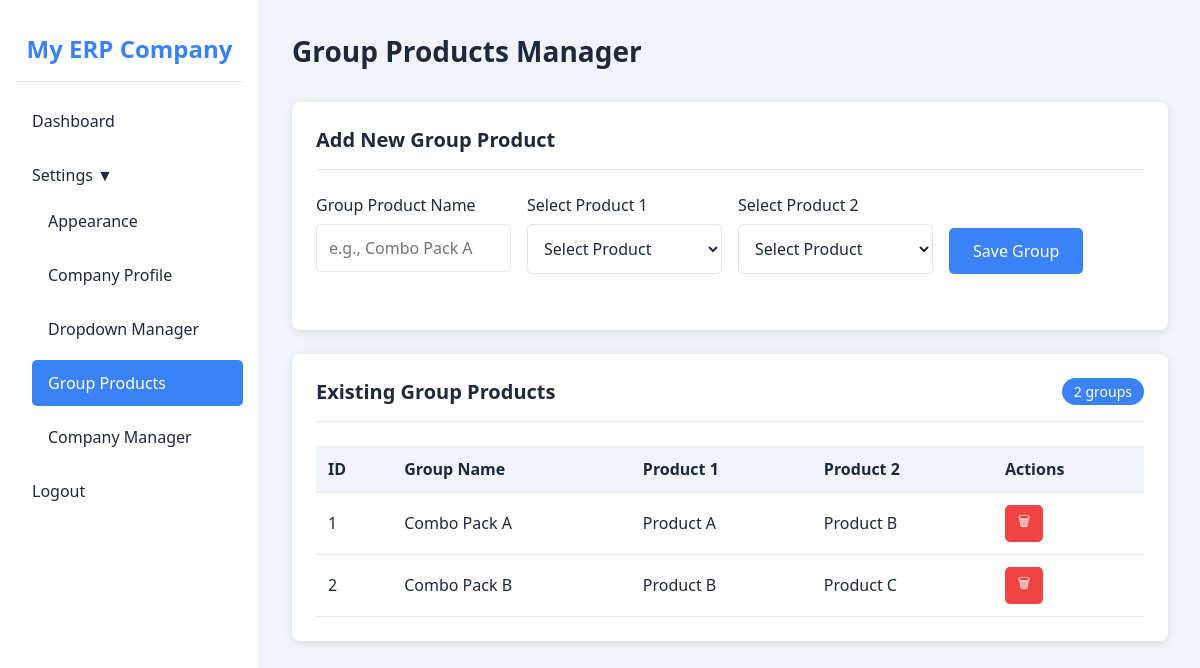
Page /modules/settings_groups.php (signed in) on the committed database.
### tables this page shows
CREATE TABLE company_profile (
    id INT AUTO_INCREMENT PRIMARY KEY,
    logo_path VARCHAR(255),
    company_name VARCHAR(255),
    address TEXT,
    mobile VARCHAR(50),
    email VARCHAR(100)
);

CREATE TABLE group_products (
    id INT AUTO_INCREMENT PRIMARY KEY,
    group_name VARCHAR(255) NOT NULL,
    product_1_id INT NOT NULL,
    product_2_id INT NOT NULL
);

CREATE TABLE dropdown_values (
    id INT AUTO_INCREMENT PRIMARY KEY,
    type ENUM('Product', 'MFG', 'Qty_UoM', 'Pkg_UoM', 'Sources', 'Company') NOT NULL,
    value VARCHAR(255) NOT NULL,
    created_at TIMESTAMP DEFAULT CURRENT_TIMESTAMP
);

### config/database.php (called while the page is built, shortened)
<?php
function getCompanyProfile($pdo) {
    $stmt = $pdo->query("SELECT * FROM company_profile LIMIT 1");
    return $stmt->fetch();
}
function getSettings($pdo) {
    $stmt = $pdo->query("SELECT setting_key, setting_value FROM settings");
    $settings = [];
    while ($row = $stmt->fetch()) {
        $settings[$row['setting_key']] = $row['setting_value'];
    }
    return $settings;
}
?>

### modules/settings_groups.php (the view, shortened to what this page needs)
<?php
require_once '../config/database.php';
$settings = getSettings($pdo);
$companyProfile = getCompanyProfile($pdo);
$groupProductsStmt = $pdo->query("
    SELECT gp.*, p1.value as product1_name, p2.value as product2_name
    FROM group_products gp
    JOIN dropdown_values p1 ON gp.product_1_id = p1.id
    JOIN dropdown_values p2 ON gp.product_2_id = p2.id
    ORDER BY gp.group_name ASC
");
$groupProducts = $groupProductsStmt->fetchAll();
?>
<!DOCTYPE html>
<html lang="en" data-theme="<?php echo $settings['theme'] ?? 'light'; ?>">
<head>
    <link rel="stylesheet" href="../assets/css/style.css">
</head>
<body>
    <div class="dashboard">
        <aside class="sidebar">
            <div class="sidebar-brand">
                <?php echo $companyProfile['company_name'] ?? 'ERP System'; ?>
            </div>
            <ul class="sidebar-menu">
                <li><a href="../index.php">Dashboard</a></li>
                <li>
                    <a href="#" onclick="toggleSubmenu('settingsMenu')">Settings ▼</a>
                    <ul class="sidebar-submenu show" id="settingsMenu">
                        <li><a href="settings_appearance.php">Appearance</a></li>
                        <li><a href="settings_company.php">Company Profile</a></li>
                        <li><a href="settings_dropdowns.php">Dropdown Manager</a></li>
                        <li><a href="settings_groups.php" class="active">Group Products</a></li>
                        <li><a href="settings_companies.php">Company Manager</a></li>
                    </ul>
                </li>
                <li><a href="../includes/logout.php">Logout</a></li>
            </ul>
        </aside>
        <main class="main-content">
            <div class="page-header">
                <h1>Group Products Manager</h1>
            </div>
            <div class="card">
                <div class="card-header">
                    <h2 class="card-title">Add New Group Product</h2>
                </div>
                <form method="POST">
                    <div class="form-row">
                        <div class="form-group">
                            <label for="group_name">Group Product Name</label>
                            <input type="text" id="group_name" name="group_name" class="form-control"
                                   placeholder="e.g., Combo Pack A" required>
                        </div>
                        <div class="form-group">
                            <label for="product_1">Select Product 1</label>
                            <select id="product_1" name="product_1" class="form-control" required>
                                <option value="">Select Product</option>
                            </select>
                        </div>
                        <div class="form-group">
                            <label for="product_2">Select Product 2</label>
                            <select id="product_2" name="product_2" class="form-control" required>
                                <option value="">Select Product</option>
                            </select>
                        </div>
                        <div class="form-group" style="display: flex; align-items: flex-end;">
                            <button type="submit" name="add_group" class="btn btn-primary">Save Group</button>
                        </div>
                    </div>
                </form>
            </div>
            <div class="card">
                <div class="card-header">
                    <h2 class="card-title">Existing Group Products</h2>
                    <span style="background: var(--primary-color); color: white; padding: 0.25rem 0.75rem; border-radius: 20px; font-size: 0.875rem;">
                        <?php echo count($groupProducts); ?> groups
                    </span>
                </div>
                <div class="table-responsive">
                    <table class="data-table">
                        <thead>
                            <tr>
                                <th>ID</th>
                                <th>Group Name</th>
                                <th>Product 1</th>
                                <th>Product 2</th>
                                <th>Actions</th>
                            </tr>
                        </thead>
                        <tbody>
                            <?php if (empty($groupProducts)): ?>
                                <tr>
                                    <td colspan="5" style="text-align: center;">No group products defined</td>
                                </tr>
                            <?php else: ?>
                                <?php foreach ($groupProducts as $gp): ?>
                                    <tr>
                                        <td><?php echo $gp['id']; ?></td>
                                        <td><?php echo htmlspecialchars($gp['group_name']); ?></td>
                                        <td><?php echo htmlspecialchars($gp['product1_name']); ?></td>
                                        <td><?php echo htmlspecialchars($gp['product2_name']); ?></td>
                                        <td>
                                            <button class="btn btn-sm btn-delete"
                                                    onclick="if(confirm('Delete this group product?')) window.location.href='?delete=<?php echo $gp['id']; ?>'"
                                                    title="Delete">🗑</button>
                                        </td>
                                    </tr>
                                <?php endforeach; ?>
                            <?php endif; ?>
                        </tbody>
                    </table>
                </div>
            </div>
        </main>
    </div>
</body>
</html>

### assets/css/style.css (style rules this page uses)
:root { --primary-color: #3b82f6; --secondary-color: #64748b; --success-color: #22c55e; --danger-color: #ef4444; --warning-color: #f59e0b; --bg-color: #f1f5f9; --card-bg: #ffffff; --text-color: #1e293b; --border-color: #e2e8f0; --sidebar-width: 260px; }
* { margin: 0; padding: 0; box-sizing: border-box; font-family: 'Segoe UI', Tahoma, Geneva, Verdana, sans-serif; }
body { background-color: var(--bg-color); color: var(--text-color); transition: all 0.3s ease; }
.form-group { margin-bottom: 1rem; }
.form-group label { display: block; margin-bottom: 0.5rem; font-weight: 500; }
.form-control { width: 100%; padding: 0.75rem; border: 1px solid var(--border-color); border-radius: 5px; background: var(--card-bg); color: var(--text-color); font-size: 1rem; }
.btn { padding: 0.75rem 1.5rem; border: none; border-radius: 5px; cursor: pointer; font-size: 1rem; font-weight: 500; transition: all 0.3s ease; }
.btn-primary { background: var(--primary-color); color: white; }
.btn-sm { padding: 0.4rem 0.8rem; font-size: 0.875rem; }
.dashboard { display: flex; min-height: 100vh; }
.sidebar { width: var(--sidebar-width); background: var(--card-bg); border-right: 1px solid var(--border-color); padding: 1rem; position: fixed; height: 100vh; overflow-y: auto; z-index: 100; }
.sidebar-brand { font-size: 1.5rem; font-weight: bold; color: var(--primary-color); padding: 1rem 0; text-align: center; border-bottom: 1px solid var(--border-color); margin-bottom: 1rem; }
.sidebar-menu { list-style: none; }
.sidebar-menu li { margin-bottom: 0.5rem; }
.sidebar-menu a { display: block; padding: 0.75rem 1rem; color: var(--text-color); text-decoration: none; border-radius: 5px; transition: all 0.3s ease; }
.sidebar-menu a:hover, .sidebar-menu a.active { background: var(--primary-color); color: white; }
.sidebar-submenu { list-style: none; padding-left: 1rem; display: none; }
.sidebar-submenu.show { display: block; }
.main-content { flex: 1; margin-left: var(--sidebar-width); padding: 2rem; }
.page-header { margin-bottom: 2rem; }
.page-header h1 { font-size: 1.75rem; margin-bottom: 0.5rem; }
.card { background: var(--card-bg); border-radius: 8px; box-shadow: 0 2px 8px rgba(0,0,0,0.1); padding: 1.5rem; margin-bottom: 1.5rem; }
.card-header { display: flex; justify-content: space-between; align-items: center; margin-bottom: 1.5rem; padding-bottom: 1rem; border-bottom: 1px solid var(--border-color); }
.card-title { font-size: 1.25rem; font-weight: 600; }
.table-responsive { overflow-x: auto; }
.data-table { width: 100%; border-collapse: collapse; }
.data-table th, .data-table td { padding: 0.75rem; text-align: left; border-bottom: 1px solid var(--border-color); }
.data-table th { background: var(--bg-color); font-weight: 600; }
.btn-delete { background: var(--danger-color); color: white; }
.form-row { display: grid; grid-template-columns: repeat(auto-fit, minmax(150px, 1fr)); gap: 1rem; margin-bottom: 1rem; }

### rows in the picture
company_profile: company_name "My ERP Company"
group_products: id "1", group_name "Combo Pack A", dropdown_values.value "Product A", dropdown_values.value "Product B"
group_products: id "2", group_name "Combo Pack B", dropdown_values.value "Product B", dropdown_values.value "Product C"

### other values in the picture
count($groupProducts) "2"
